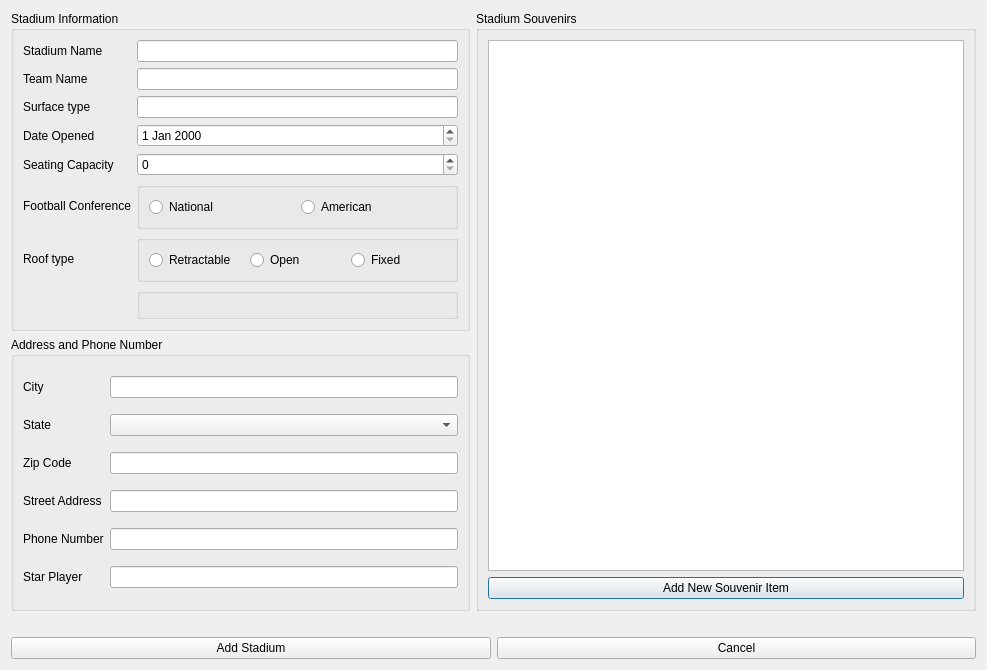
<?xml version="1.0" encoding="UTF-8"?>
<ui version="4.0">
 <class>addstadium</class>
 <widget class="QDialog" name="addstadium">
  <property name="geometry">
   <rect>
    <x>0</x>
    <y>0</y>
    <width>987</width>
    <height>670</height>
   </rect>
  </property>
  <property name="windowTitle">
   <string>Add Stadiums</string>
  </property>
  <property name="windowIcon">
   <iconset resource="../assets/img.qrc">
    <normaloff>:/nfl icon.png</normaloff>:/nfl icon.png</iconset>
  </property>
  <layout class="QVBoxLayout" name="verticalLayout">
   <item>
    <layout class="QHBoxLayout" name="horizontalLayout_4">
     <item>
      <layout class="QVBoxLayout" name="verticalLayout_3">
       <item>
        <widget class="QGroupBox" name="groupBox">
         <property name="title">
          <string>Stadium Information</string>
         </property>
         <layout class="QGridLayout" name="gridLayout_2">
          <item row="6" column="0">
           <widget class="QLabel" name="label_8">
            <property name="text">
             <string>Football Conference</string>
            </property>
           </widget>
          </item>
          <item row="2" column="0">
           <widget class="QLabel" name="labelTypology">
            <property name="text">
             <string>Surface type</string>
            </property>
           </widget>
          </item>
          <item row="2" column="1">
           <widget class="QLineEdit" name="stadiumTypology"/>
          </item>
          <item row="3" column="0">
           <widget class="QLabel" name="label_9">
            <property name="text">
             <string>Date Opened</string>
            </property>
           </widget>
          </item>
          <item row="4" column="0">
           <widget class="QLabel" name="label_10">
            <property name="text">
             <string>Seating Capacity</string>
            </property>
           </widget>
          </item>
          <item row="9" column="0">
           <widget class="QLabel" name="label_11">
            <property name="text">
             <string>Roof type</string>
            </property>
           </widget>
          </item>
          <item row="4" column="1">
           <widget class="QSpinBox" name="capacity"/>
          </item>
          <item row="3" column="1">
           <widget class="QDateEdit" name="dateOpened"/>
          </item>
          <item row="1" column="1">
           <widget class="QLineEdit" name="teamName"/>
          </item>
          <item row="0" column="0">
           <widget class="QLabel" name="labelStadiumName">
            <property name="text">
             <string>Stadium Name</string>
            </property>
           </widget>
          </item>
          <item row="0" column="1">
           <widget class="QLineEdit" name="stadiumName"/>
          </item>
          <item row="1" column="0">
           <widget class="QLabel" name="labelTeamName">
            <property name="text">
             <string>Team Name</string>
            </property>
           </widget>
          </item>
          <item row="9" column="1">
           <widget class="QGroupBox" name="groupBox_4">
            <property name="title">
             <string/>
            </property>
            <layout class="QHBoxLayout" name="horizontalLayout_2">
             <item>
              <widget class="QRadioButton" name="radioTrackableButton">
               <property name="text">
                <string>Retractable</string>
               </property>
              </widget>
             </item>
             <item>
              <widget class="QRadioButton" name="grassRadioButton">
               <property name="text">
                <string>Open</string>
               </property>
              </widget>
             </item>
             <item>
              <widget class="QRadioButton" name="astroTurfRadioButton">
               <property name="text">
                <string>Fixed</string>
               </property>
              </widget>
             </item>
            </layout>
           </widget>
          </item>
          <item row="6" column="1">
           <widget class="QGroupBox" name="groupBox_3">
            <property name="title">
             <string/>
            </property>
            <layout class="QHBoxLayout" name="horizontalLayout">
             <item>
              <widget class="QRadioButton" name="nationalLeagueRadioButton">
               <property name="text">
                <string>National</string>
               </property>
              </widget>
             </item>
             <item>
              <widget class="QRadioButton" name="americanLeagueRadioButton">
               <property name="text">
                <string>American</string>
               </property>
              </widget>
             </item>
            </layout>
           </widget>
          </item>
          <item row="10" column="1">
           <widget class="QGroupBox" name="groupBox_7">
            <property name="title">
             <string/>
            </property>
           </widget>
          </item>
         </layout>
        </widget>
       </item>
       <item>
        <widget class="QGroupBox" name="groupBox_2">
         <property name="title">
          <string>Address and Phone Number</string>
         </property>
         <layout class="QGridLayout" name="gridLayout_3">
          <item row="4" column="1">
           <widget class="QLineEdit" name="phoneNumber"/>
          </item>
          <item row="0" column="0">
           <widget class="QLabel" name="labelCity">
            <property name="text">
             <string>City</string>
            </property>
           </widget>
          </item>
          <item row="3" column="1">
           <widget class="QLineEdit" name="address"/>
          </item>
          <item row="1" column="1">
           <widget class="QComboBox" name="state"/>
          </item>
          <item row="3" column="0">
           <widget class="QLabel" name="labelAddress">
            <property name="text">
             <string>Street Address</string>
            </property>
           </widget>
          </item>
          <item row="0" column="1">
           <widget class="QLineEdit" name="city"/>
          </item>
          <item row="1" column="0">
           <widget class="QLabel" name="labelState">
            <property name="text">
             <string>State</string>
            </property>
           </widget>
          </item>
          <item row="4" column="0">
           <widget class="QLabel" name="labelPhone">
            <property name="text">
             <string>Phone Number</string>
            </property>
           </widget>
          </item>
          <item row="2" column="1">
           <widget class="QLineEdit" name="zip"/>
          </item>
          <item row="2" column="0">
           <widget class="QLabel" name="labelZipCode">
            <property name="text">
             <string>Zip Code</string>
            </property>
           </widget>
          </item>
          <item row="5" column="1">
           <widget class="QLineEdit" name="starPlayer"/>
          </item>
          <item row="5" column="0">
           <widget class="QLabel" name="labelStarPlayer">
            <property name="text">
             <string>Star Player</string>
            </property>
           </widget>
          </item>
         </layout>
        </widget>
       </item>
      </layout>
     </item>
     <item>
      <widget class="QGroupBox" name="groupBox_5">
       <property name="minimumSize">
        <size>
         <width>500</width>
         <height>0</height>
        </size>
       </property>
       <property name="title">
        <string>Stadium Souvenirs</string>
       </property>
       <layout class="QVBoxLayout" name="verticalLayout_2">
        <item>
         <widget class="QTableWidget" name="souvenirsTable"/>
        </item>
        <item>
         <widget class="QPushButton" name="addSouvenirItem">
          <property name="text">
           <string>Add New Souvenir Item</string>
          </property>
         </widget>
        </item>
       </layout>
      </widget>
     </item>
    </layout>
   </item>
   <item>
    <widget class="QLabel" name="labelErrorMessage">
     <property name="text">
      <string/>
     </property>
    </widget>
   </item>
   <item>
    <layout class="QHBoxLayout" name="horizontalLayout_5">
     <item>
      <widget class="QPushButton" name="addStadiumButton">
       <property name="text">
        <string>Add Stadium</string>
       </property>
      </widget>
     </item>
     <item>
      <widget class="QPushButton" name="cancelButton">
       <property name="maximumSize">
        <size>
         <width>480</width>
         <height>16777215</height>
        </size>
       </property>
       <property name="text">
        <string>Cancel</string>
       </property>
      </widget>
     </item>
    </layout>
   </item>
  </layout>
 </widget>
 <tabstops>
  <tabstop>stadiumName</tabstop>
  <tabstop>teamName</tabstop>
  <tabstop>stadiumTypology</tabstop>
  <tabstop>dateOpened</tabstop>
  <tabstop>capacity</tabstop>
  <tabstop>nationalLeagueRadioButton</tabstop>
  <tabstop>americanLeagueRadioButton</tabstop>
  <tabstop>grassRadioButton</tabstop>
  <tabstop>astroTurfRadioButton</tabstop>
  <tabstop>city</tabstop>
  <tabstop>state</tabstop>
  <tabstop>zip</tabstop>
  <tabstop>address</tabstop>
  <tabstop>phoneNumber</tabstop>
  <tabstop>souvenirsTable</tabstop>
  <tabstop>addSouvenirItem</tabstop>
  <tabstop>addStadiumButton</tabstop>
  <tabstop>cancelButton</tabstop>
 </tabstops>
 <resources>
  <include location="../assets/img.qrc"/>
 </resources>
 <connections/>
</ui>
